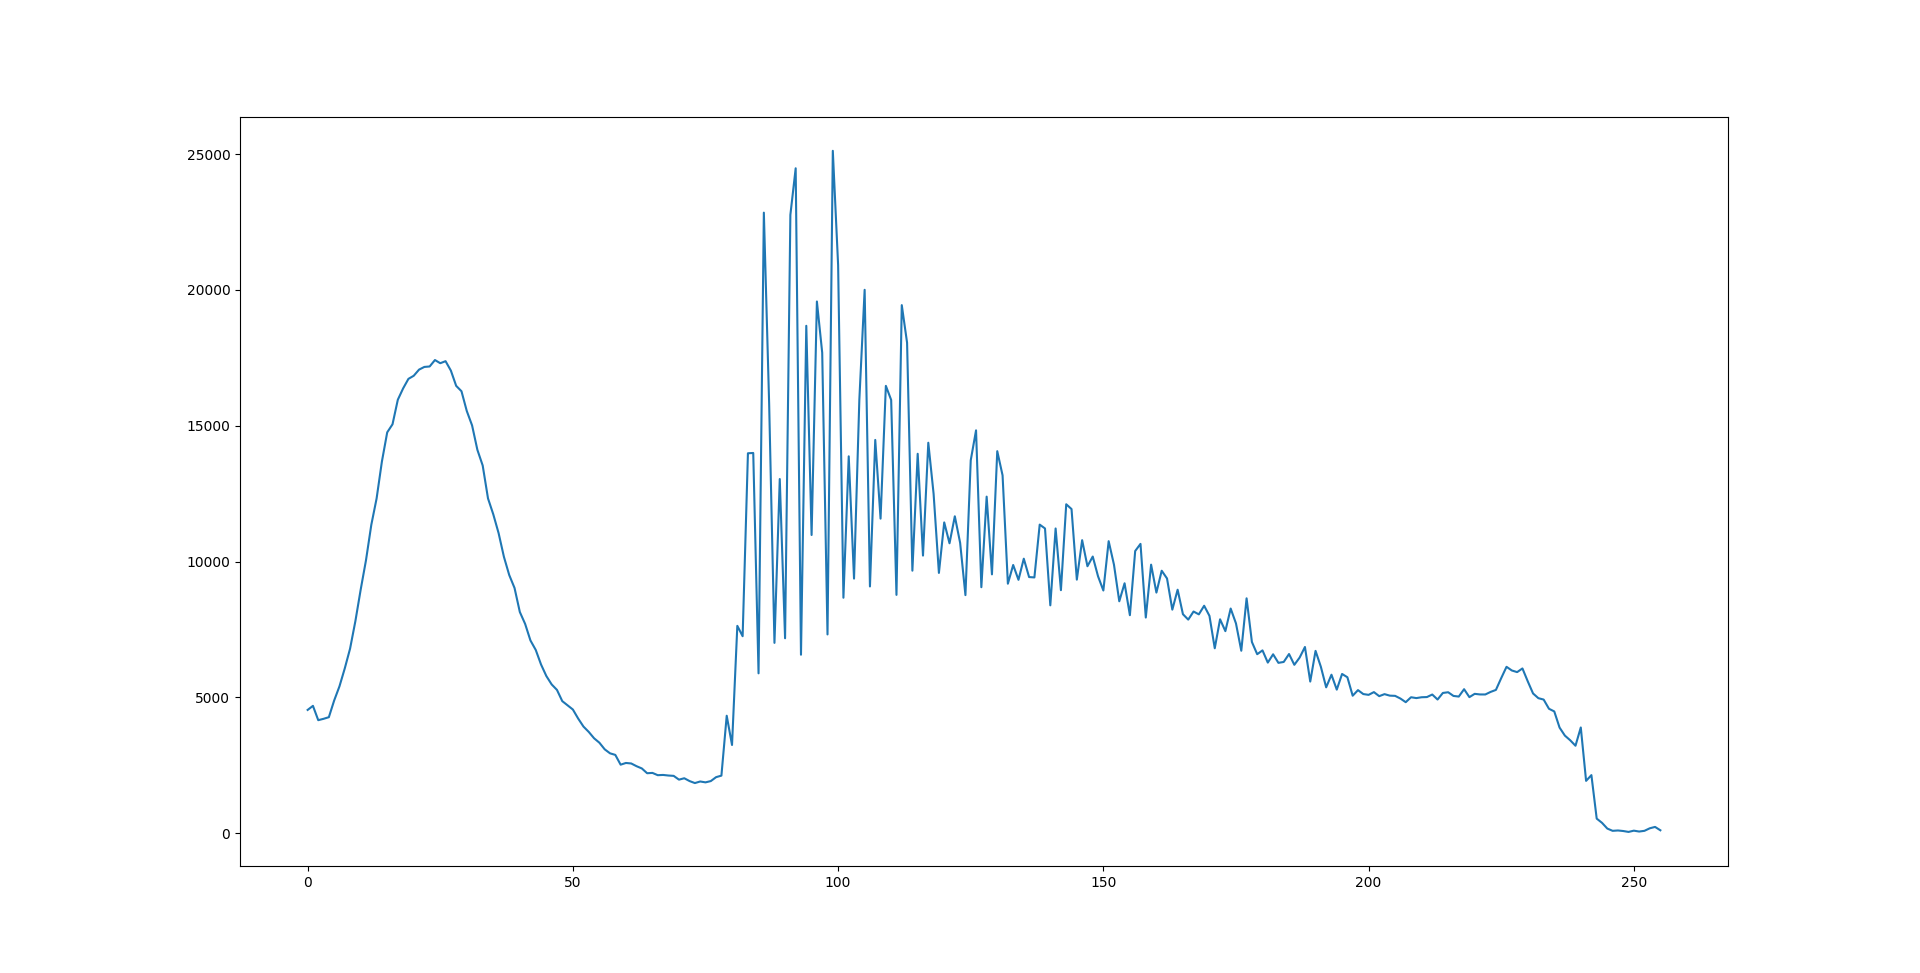

Source code (Python):
import numpy as np
import cv2 as cv
from matplotlib import pyplot as plt
img = cv.imread('D:/imag/P.jpg')

hist = cv.calcHist([img],[0],None,[256],[0,256])

plt.plot(hist)
plt.show()
